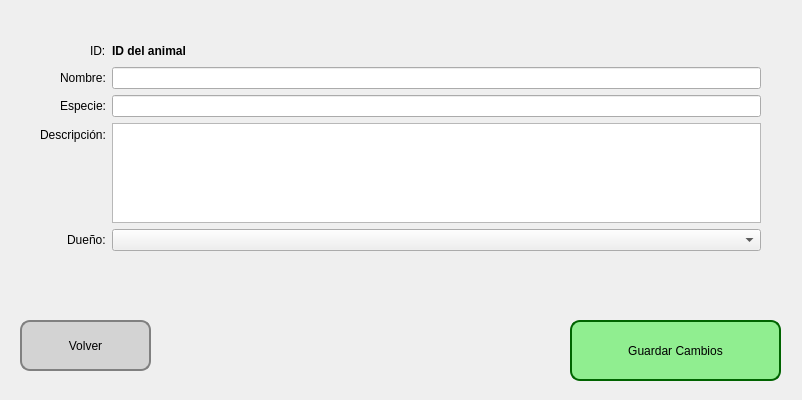
<?xml version="1.0" encoding="UTF-8"?>
<ui version="4.0">
 <class>MainWindow</class>
 <widget class="QMainWindow" name="MainWindow">
  <property name="geometry">
   <rect>
    <x>0</x>
    <y>0</y>
    <width>802</width>
    <height>400</height>
   </rect>
  </property>
  <property name="windowTitle">
   <string>Modificar Animal</string>
  </property>
  <widget class="QWidget" name="centralwidget">
   <widget class="QWidget" name="formLayoutWidget">
    <property name="geometry">
     <rect>
      <x>40</x>
      <y>40</y>
      <width>721</width>
      <height>211</height>
     </rect>
    </property>
    <layout class="QFormLayout" name="formLayout">
     <property name="sizeConstraint">
      <enum>QLayout::SizeConstraint::SetDefaultConstraint</enum>
     </property>
     <property name="labelAlignment">
      <set>Qt::AlignmentFlag::AlignRight|Qt::AlignmentFlag::AlignTrailing|Qt::AlignmentFlag::AlignVCenter</set>
     </property>
     <property name="formAlignment">
      <set>Qt::AlignmentFlag::AlignCenter</set>
     </property>
     <item row="2" column="0">
      <widget class="QLabel" name="nameLabel">
       <property name="text">
        <string>Nombre:</string>
       </property>
      </widget>
     </item>
     <item row="2" column="1">
      <widget class="QLineEdit" name="nameInput"/>
     </item>
     <item row="3" column="0">
      <widget class="QLabel" name="speciesLabel">
       <property name="text">
        <string>Especie:</string>
       </property>
      </widget>
     </item>
     <item row="3" column="1">
      <widget class="QLineEdit" name="speciesInput"/>
     </item>
     <item row="4" column="0">
      <widget class="QLabel" name="descriptionLabel">
       <property name="text">
        <string>Descripción:</string>
       </property>
      </widget>
     </item>
     <item row="4" column="1">
      <widget class="QTextEdit" name="descriptionInput">
       <property name="maximumSize">
        <size>
         <width>16777215</width>
         <height>100</height>
        </size>
       </property>
      </widget>
     </item>
     <item row="5" column="0">
      <widget class="QLabel" name="ownerLabel">
       <property name="text">
        <string>Dueño:</string>
       </property>
      </widget>
     </item>
     <item row="1" column="1">
      <widget class="QLabel" name="idDisplay">
       <property name="font">
        <font>
         <bold>true</bold>
        </font>
       </property>
       <property name="text">
        <string>ID del animal</string>
       </property>
      </widget>
     </item>
     <item row="1" column="0">
      <widget class="QLabel" name="idDisplayLabel">
       <property name="text">
        <string>ID:</string>
       </property>
      </widget>
     </item>
     <item row="5" column="1">
      <widget class="QComboBox" name="ownerInput"/>
     </item>
    </layout>
   </widget>
   <widget class="QPushButton" name="volverButton">
    <property name="geometry">
     <rect>
      <x>20</x>
      <y>320</y>
      <width>131</width>
      <height>51</height>
     </rect>
    </property>
    <property name="styleSheet">
     <string notr="true">QPushButton {
    background-color: lightgray;
    color: black;
    border: 2px solid gray;
    border-radius: 10px;
    padding: 5px;
}

QPushButton:hover {
    background-color: silver;
}

QPushButton:pressed {
    background-color: darkgray;
}</string>
    </property>
    <property name="text">
     <string>Volver</string>
    </property>
   </widget>
   <widget class="QPushButton" name="guardarButton">
    <property name="geometry">
     <rect>
      <x>570</x>
      <y>320</y>
      <width>211</width>
      <height>61</height>
     </rect>
    </property>
    <property name="styleSheet">
     <string notr="true">QPushButton {
    background-color: lightgreen;
    color: Black;
    border: 2px solid #006400;
    border-radius: 10px;
    padding: 5px;
}

QPushButton:hover {
    background-color: #00b300;
}

QPushButton:pressed {
    background-color: #004d00;
}</string>
    </property>
    <property name="text">
     <string>Guardar Cambios</string>
    </property>
   </widget>
  </widget>
 </widget>
 <resources/>
 <connections/>
</ui>
